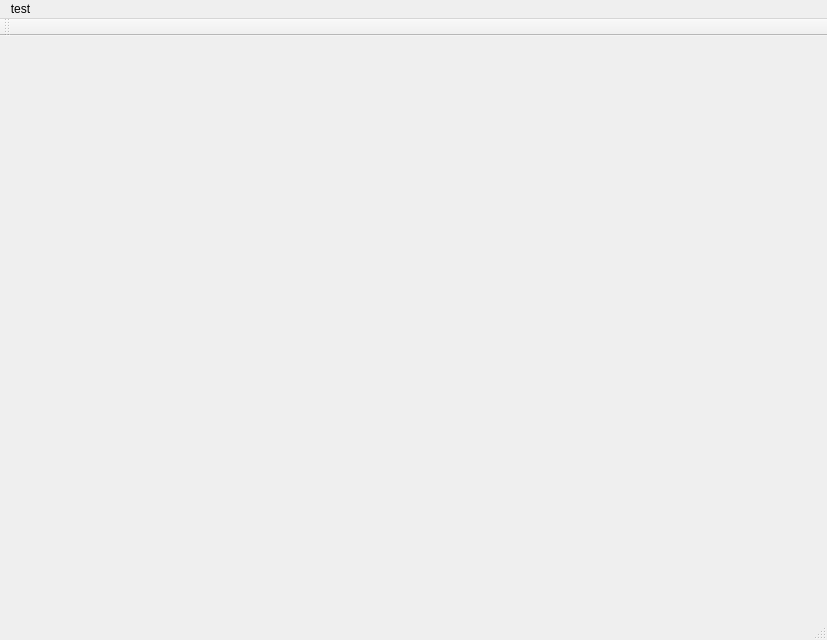
<?xml version="1.0" encoding="UTF-8"?>
<ui version="4.0">
 <class>MainWindow</class>
 <widget class="QMainWindow" name="MainWindow">
  <property name="geometry">
   <rect>
    <x>0</x>
    <y>0</y>
    <width>827</width>
    <height>640</height>
   </rect>
  </property>
  <property name="windowTitle">
   <string>MainWindow</string>
  </property>
  <widget class="QWidget" name="centralWidget">
   <widget class="QWidget" name="layoutWidget">
    <property name="geometry">
     <rect>
      <x>0</x>
      <y>10</y>
      <width>291</width>
      <height>191</height>
     </rect>
    </property>
    <layout class="QHBoxLayout" name="horizontalLayout">
     <item>
      <widget class="QyController" name="dial_test_middle_sym"/>
     </item>
     <item>
      <widget class="QyController" name="dial_test_middle"/>
     </item>
    </layout>
   </widget>
   <widget class="QWidget" name="layoutWidget">
    <property name="geometry">
     <rect>
      <x>0</x>
      <y>210</y>
      <width>111</width>
      <height>71</height>
     </rect>
    </property>
    <layout class="QHBoxLayout" name="horizontalLayout_2">
     <item>
      <widget class="QyController" name="dial_test_little"/>
     </item>
    </layout>
   </widget>
   <widget class="QWidget" name="widget1" native="true">
    <property name="geometry">
     <rect>
      <x>330</x>
      <y>0</y>
      <width>400</width>
      <height>300</height>
     </rect>
    </property>
    <property name="minimumSize">
     <size>
      <width>300</width>
      <height>300</height>
     </size>
    </property>
    <layout class="QGridLayout" name="gridLayout"/>
   </widget>
   <widget class="QyController" name="dial_test_big">
    <property name="geometry">
     <rect>
      <x>320</x>
      <y>10</y>
      <width>382</width>
      <height>282</height>
     </rect>
    </property>
    <property name="minimumSize">
     <size>
      <width>200</width>
      <height>200</height>
     </size>
    </property>
    <property name="sizeIncrement">
     <size>
      <width>10</width>
      <height>10</height>
     </size>
    </property>
   </widget>
   <widget class="QWidget" name="">
    <property name="geometry">
     <rect>
      <x>20</x>
      <y>400</y>
      <width>526</width>
      <height>102</height>
     </rect>
    </property>
    <layout class="QHBoxLayout" name="horizontalLayout_3">
     <item>
      <widget class="QyController" name="controller_mid_1"/>
     </item>
     <item>
      <widget class="QyController" name="controller_mid_2"/>
     </item>
     <item>
      <widget class="QyController" name="controller_mid_3"/>
     </item>
     <item>
      <widget class="QyController" name="controller_mid_4"/>
     </item>
     <item>
      <widget class="QyController" name="controller_mid_5"/>
     </item>
    </layout>
   </widget>
  </widget>
  <widget class="QMenuBar" name="menuBar">
   <property name="geometry">
    <rect>
     <x>0</x>
     <y>0</y>
     <width>827</width>
     <height>23</height>
    </rect>
   </property>
   <widget class="QMenu" name="menuTest">
    <property name="title">
     <string>test</string>
    </property>
   </widget>
   <addaction name="menuTest"/>
  </widget>
  <widget class="QToolBar" name="mainToolBar">
   <attribute name="toolBarArea">
    <enum>TopToolBarArea</enum>
   </attribute>
   <attribute name="toolBarBreak">
    <bool>false</bool>
   </attribute>
  </widget>
  <widget class="QStatusBar" name="statusBar"/>
 </widget>
 <layoutdefault spacing="6" margin="11"/>
 <customwidgets>
  <customwidget>
   <class>QyController</class>
   <extends>QFrame</extends>
   <header>QyController.h</header>
  </customwidget>
 </customwidgets>
 <resources/>
 <connections/>
</ui>
